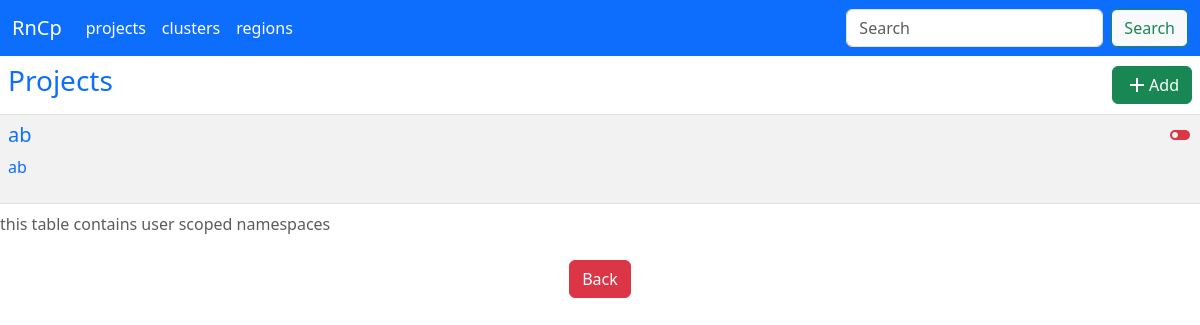
The page /ci/projects on the database its author committed.
### models/Project.py (models this page shows, shortened)
class Project(BaseModel):
    __tablename__ = 'project'  # Name of the database table
    id = Column(Integer, primary_key=True, autoincrement=True)
    name = Column(String(255), nullable=False, unique=True)
    description = Column(String(1000))
    active = Column(Boolean, nullable=False, default=True)
    apps = relationship('App', back_populates='project')
    quotas = relationship('Quota', back_populates='project')

### routes/ci/__init__.py (the view)
@ci_api.route('/projects')
def projects():
    return render_template('projects.html', projects=Project.all())

### models/Base.py (called while the page is built)
    def __get__(self, _, owner_cls):
        return self.fget(owner_cls)

    @classmethod
    def all(cls):
        return cls.session.query(cls).all()

    @class_property
    def session(cls):
        return gen_session()

### utils/db.py (called while the page is built, shortened)
def gen_session(url=get_env_variable("datasource.url", "sqlite:///pi-gate.db")) -> scoped_session:
    return engines[url]

### templates/projects.html (shortened to what this page needs)
{% extends "base.html" %} {% block title %}Projects{% endblock title %} {% block
body %}
<table class="table table-striped table-hover">
  <caption>
    this table contains user scoped namespaces
  </caption>
  <thead>
    <tr>
      <th scope="col">
        <div class="d-flex align-items-center justify-content-between">
          <h3 class="text-primary">Projects</h3>
          <a
            href="{{ url_for('root.ci.create_project') }}"
            class="btn d-flex btn-success align-items-center justify-content-around"
            ><span class="material-icons"> add </span> Add</a
          >
        </div>
      </th>
    </tr>
  </thead>
  <tbody>
    {% for project in projects %}
    <tr>
      <td>
        <a
          class="d-flex justify-content-between text-decoration-none"
          href="{{ url_for('root.ci.project_detail', project_id=project['id']) }}"
        >
          <div>
            <h5>{{project.name}}</h5>
            <p>{{project.description}}</p>
          </div>
           {% if not project.active%}<span class="material-icons text-danger">
            toggle_off </span
          >{% endif %}
        </a>
      </td>
    </tr>
    {% endfor %}
  </tbody>
</table>
<div class="d-flex justify-content-center">
  <a href="{{ url_for('root.ci.index') }}" class="btn btn-danger text-white">
    Back
  </a>
</div>
{% endblock body %}

### rows shown on the page
Project: name "ab", description "ab", active False (drawn)

### other values the page prints
{{ nav }} "projects" "clusters" "regions"
